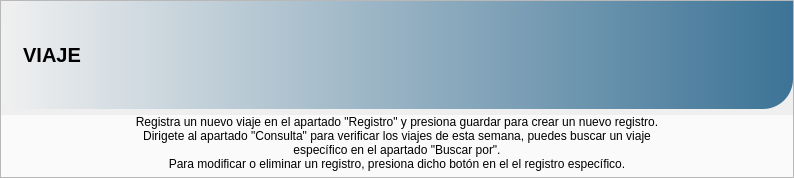
               <widget class="QFrame" name="frame">
                <property name="minimumSize">
                 <size>
                  <width>0</width>
                  <height>0</height>
                 </size>
                </property>
                <property name="maximumSize">
                 <size>
                  <width>16777215</width>
                  <height>243</height>
                 </size>
                </property>
                <property name="frameShape">
                 <enum>QFrame::StyledPanel</enum>
                </property>
                <property name="frameShadow">
                 <enum>QFrame::Raised</enum>
                </property>
                <layout class="QVBoxLayout" name="verticalLayout_4">
                 <property name="spacing">
                  <number>6</number>
                 </property>
                 <property name="leftMargin">
                  <number>0</number>
                 </property>
                 <property name="topMargin">
                  <number>0</number>
                 </property>
                 <property name="rightMargin">
                  <number>0</number>
                 </property>
                 <property name="bottomMargin">
                  <number>0</number>
                 </property>
                 <item>
                  <widget class="QGroupBox" name="groupBox_2">
                   <property name="maximumSize">
                    <size>
                     <width>16777215</width>
                     <height>156</height>
                    </size>
                   </property>
                   <property name="font">
                    <font>
                     <family>Arial</family>
                     <pointsize>12</pointsize>
                     <weight>75</weight>
                     <bold>true</bold>
                    </font>
                   </property>
                   <property name="styleSheet">
                    <string notr="true">background-color: qlineargradient(spread:pad, x1:0, y1:0, x2:1, y2:0, stop:0 rgba(240, 240, 240, 255), stop:1 rgba(60, 115, 150, 255));
border-top-left-radius:30px;
 border-bottom-right-radius:30px;
</string>
                   </property>
                   <property name="title">
                    <string/>
                   </property>
                   <layout class="QHBoxLayout" name="horizontalLayout_3">
                    <item>
                     <widget class="QLabel" name="label_9">
                      <property name="maximumSize">
                       <size>
                        <width>111</width>
                        <height>131</height>
                       </size>
                      </property>
                      <property name="styleSheet">
                       <string notr="true">background-color: rgba(0, 0, 0, 0);</string>
                      </property>
                      <property name="text">
                       <string/>
                      </property>
                      <property name="pixmap">
                       <pixmap>images/4277494.png</pixmap>
                      </property>
                     </widget>
                    </item>
                    <item>
                     <widget class="QLabel" name="label_3">
                      <property name="maximumSize">
                       <size>
                        <width>81</width>
                        <height>31</height>
                       </size>
                      </property>
                      <property name="font">
                       <font>
                        <pointsize>15</pointsize>
                        <weight>75</weight>
                        <bold>true</bold>
                       </font>
                      </property>
                      <property name="autoFillBackground">
                       <bool>false</bool>
                      </property>
                      <property name="styleSheet">
                       <string notr="true">background-color: rgba(0, 0, 0, 0);
color: rgb(0, 0, 0);</string>
                      </property>
                      <property name="text">
                       <string>VIAJE</string>
                      </property>
                      <property name="alignment">
                       <set>Qt::AlignCenter</set>
                      </property>
                     </widget>
                    </item>
                    <item>
                     <spacer name="horizontalSpacer_2">
                      <property name="orientation">
                       <enum>Qt::Horizontal</enum>
                      </property>
                      <property name="sizeHint" stdset="0">
                       <size>
                        <width>607</width>
                        <height>20</height>
                       </size>
                      </property>
                     </spacer>
                    </item>
                    <item>
                     <widget class="QLabel" name="label_12">
                      <property name="sizePolicy">
                       <sizepolicy hsizetype="Expanding" vsizetype="Expanding">
                        <horstretch>0</horstretch>
                        <verstretch>0</verstretch>
                       </sizepolicy>
                      </property>
                      <property name="minimumSize">
                       <size>
                        <width>90</width>
                        <height>90</height>
                       </size>
                      </property>
                      <property name="maximumSize">
                       <size>
                        <width>90</width>
                        <height>90</height>
                       </size>
                      </property>
                      <property name="styleSheet">
                       <string notr="true">background-color: rgba(0, 0, 0,0);</string>
                      </property>
                      <property name="text">
                       <string/>
                      </property>
                      <property name="pixmap">
                       <pixmap>images/1672225.png</pixmap>
                      </property>
                      <property name="scaledContents">
                       <bool>true</bool>
                      </property>
                      <property name="alignment">
                       <set>Qt::AlignCenter</set>
                      </property>
                     </widget>
                    </item>
                   </layout>
                  </widget>
                 </item>
                 <item>
                  <widget class="QGroupBox" name="groupBox_21">
                   <property name="minimumSize">
                    <size>
                     <width>0</width>
                     <height>0</height>
                    </size>
                   </property>
                   <property name="maximumSize">
                    <size>
                     <width>16777215</width>
                     <height>85</height>
                    </size>
                   </property>
                   <property name="font">
                    <font>
                     <pointsize>10</pointsize>
                    </font>
                   </property>
                   <property name="styleSheet">
                    <string notr="true">background-color: rgb(250, 250, 250);
border:none;</string>
                   </property>
                   <property name="title">
                    <string/>
                   </property>
                   <layout class="QHBoxLayout" name="horizontalLayout_19" stretch="0">
                    <property name="spacing">
                     <number>0</number>
                    </property>
                    <property name="leftMargin">
                     <number>0</number>
                    </property>
                    <property name="topMargin">
                     <number>0</number>
                    </property>
                    <property name="rightMargin">
                     <number>0</number>
                    </property>
                    <property name="bottomMargin">
                     <number>6</number>
                    </property>
                    <item>
                     <widget class="QLabel" name="label_7">
                      <property name="minimumSize">
                       <size>
                        <width>0</width>
                        <height>0</height>
                       </size>
                      </property>
                      <property name="maximumSize">
                       <size>
                        <width>900</width>
                        <height>160</height>
                       </size>
                      </property>
                      <property name="text">
                       <string>&lt;html&gt;&lt;head/&gt;&lt;body&gt;&lt;p align=&quot;center&quot;&gt;Registra un nuevo viaje en el apartado &amp;quot;Registro&amp;quot; y presiona guardar para crear un nuevo registro.&lt;br/&gt;Dirigete al apartado &amp;quot;Consulta&amp;quot; para verificar los viajes de esta semana, puedes buscar un viaje&lt;br/&gt;específico en el apartado &amp;quot;Buscar por&amp;quot;.&lt;br/&gt;Para modificar o eliminar un registro, presiona dicho botón en el el registro específico.&lt;/p&gt;&lt;/body&gt;&lt;/html&gt;</string>
                      </property>
                     </widget>
                    </item>
                   </layout>
                  </widget>
                 </item>
                </layout>
               </widget>
